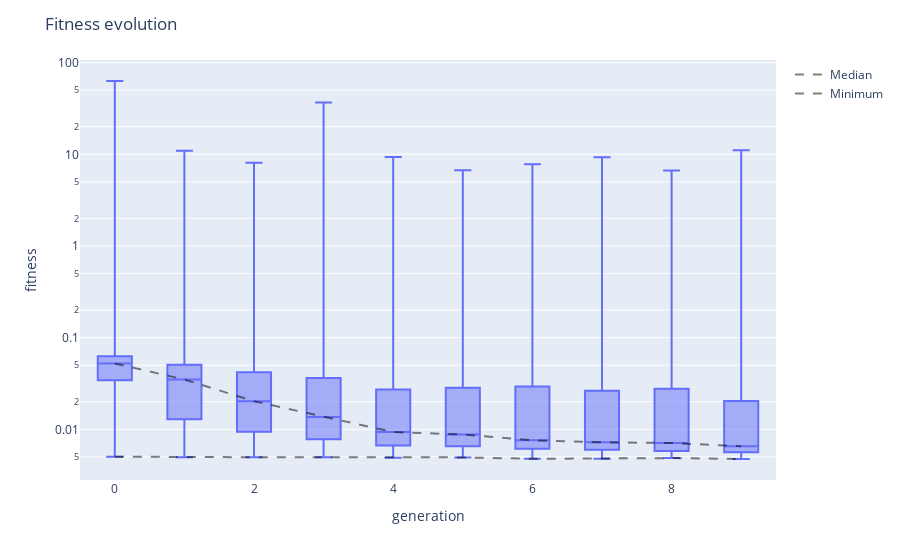

Notebook cell for this chart:
### Code cell
viewer.fitness_evolution()

### Figure 1 — Plotly figure (JSON) as saved in the notebook; plotly's stock layout.template omitted (floating-point values rounded to 4 significant figures; data arrays with more than 128 entries replaced by an {"elided": "..."} marker saying what was removed)
{"data": [{"alignmentgroup": "True", "boxpoints": false, "hovertemplate": "generation=%{x}<br>fitness=%{y}<extra></extra>", "legendgroup": "", "marker": {"color": "#636efa"}, "name": "", "notched": false, "offsetgroup": "", "orientation": "v", "showlegend": false, "type": "box", "x": {"elided": "5000 int values"}, "x0": " ", "xaxis": "x", "y": {"elided": "5000 float values"}, "y0": " ", "yaxis": "y"}, {"line": {"color": "rgba(0,0,0,0.5)", "dash": "dash", "width": 2}, "mode": "lines", "name": "Median", "type": "scatter", "x": [0, 1, 2, 3, 4, 5, 6, 7, 8, 9], "y": [0.05222, 0.03494, 0.02025, 0.01365, 0.009339, 0.008776, 0.007605, 0.007217, 0.007085, 0.006536]}, {"line": {"color": "rgba(0,0,0,0.5)", "dash": "dash", "width": 2}, "mode": "lines", "name": "Minimum", "type": "scatter", "x": [0, 1, 2, 3, 4, 5, 6, 7, 8, 9], "y": [0.005035, 0.004961, 0.004961, 0.004961, 0.004913, 0.004942, 0.004769, 0.004787, 0.004855, 0.004746]}], "layout": {"boxmode": "group", "legend": {"tracegroupgap": 0}, "margin": {"t": 60}, "title": {"text": "Fitness evolution"}, "xaxis": {"anchor": "y", "domain": [0, 1], "title": {"text": "generation"}}, "yaxis": {"anchor": "x", "domain": [0, 1], "title": {"text": "fitness"}, "type": "log"}}}
